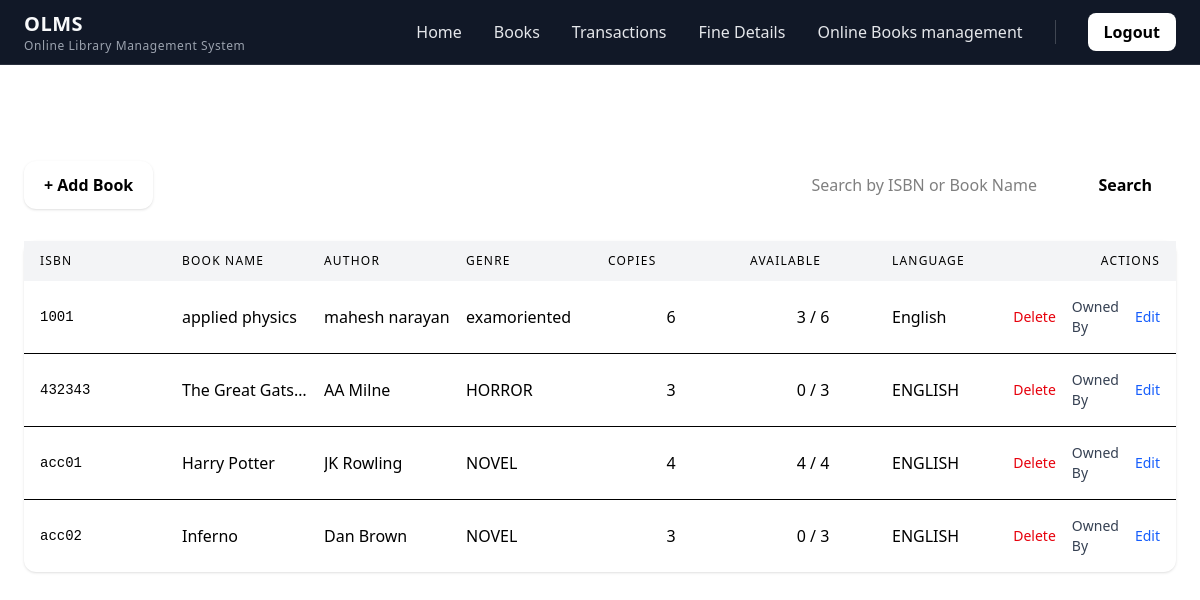
Page /librarian/booklist on the earlier database version.
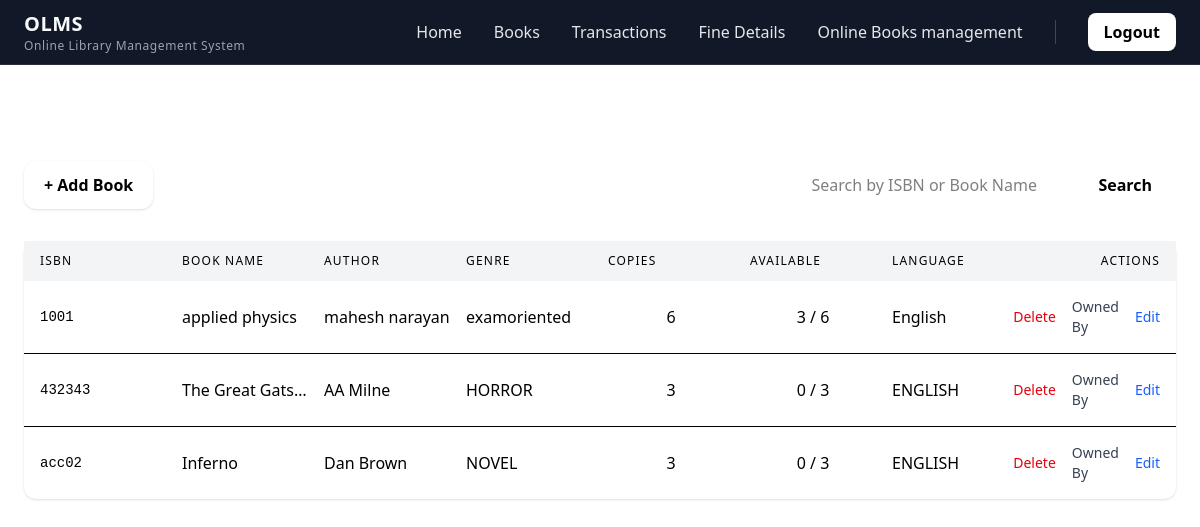
Same page on the later database version.
### common/models.py (models this page shows, shortened)
class Book_details(models.Model):
    Genre_Choice = [
        ('HORROR', 'horror'),
        ('NOVEL', 'novel'),
        ('POEMS', 'poems'),
        ('EXAM ORIENTED','examoriented')
    ]
    Language_Choice=[
        ('ENGLISH','ENGLISH'),
        ('MALAYALAM','MALAYALAM'),
        ('HINDI','HINDI')
    ]
    ISBN = models.CharField(max_length=50, unique=True,)  # ISBN still unique
    cover = models.ImageField(upload_to='covers/', null=True, blank=True)
    Book_name = models.CharField(max_length=100)
    Authors_name = models.CharField(max_length=100)
    Genre = models.CharField(max_length=50,choices=Genre_Choice)
    Language = models.CharField(max_length=50,choices=Language_Choice)
    description = models.TextField(null=True, blank=True)

### librarian/views.py (the view)
# urls.py: path("booklist",views.list_books,name='listofbooks'),
def list_books(request):
    query = request.GET.get("q", "").strip()
    books = (
        Book_details.objects
        .annotate(
            total_copies=Count("copies"),
            available_copies=Count(
                "copies",
                filter=Q(copies__is_available=True)
            )
        )
    )
    if query:
        books = books.filter(
            Q(ISBN__icontains=query) |
            Q(Book_name__icontains=query)
        )
    context = {
        "books": books,
        "query": query,
        "total_books": Book_details.objects.count(),
    }
    return render(request, "librarian/bolist.html", context)

### librarian/templates/librarian/bolist.html (shortened to what this page needs)
{% include 'librarian/lib_header.html' %}
<div class="max-w-7xl mx-auto px-6 py-8 space-y-8 text-white">
  <div class="flex flex-col md:flex-row md:items-center md:justify-between gap-4">
    <h1 class="text-2xl font-semibold tracking-wide">
    </h1>
    <div class="text-sm text-white/60">
    </div>
  </div>
  <div class="relative z-50 flex items-center justify-between gap-6">
    <div class="z-50">
      <a href="{% url 'add_book' %}" class="inline-flex items-center gap-2 px-5 py-3 rounded-xl
                bg-white text-black font-semibold
                shadow hover:bg-gray-200 transition">
        + Add Book
      </a>
    </div>
    <div class="flex-1 flex justify-end z-40">
      <form method="get" class="flex flex-col sm:flex-row gap-4">
        <input type="text" name="q" value="{{ query }}" placeholder="Search by ISBN or Book Name" class="px-4 py-3 rounded-xl bg-white text-black
                      focus:outline-none focus:ring-2 focus:ring-black">
        <button type="submit" class="px-6 py-3 rounded-xl bg-white text-black font-semibold
                       hover:bg-gray-200 transition">
          Search
        </button>
      </form>
    </div>
  </div>
  <div class="bg-white rounded-xl shadow text-black">
    <div class="grid grid-cols-8 gap-4 px-4 py-3 text-xs uppercase tracking-widest bg-gray-100">
      <div>ISBN</div>
      <div>Book Name</div>
      <div>Author</div>
      <div>Genre</div>
      <div>Copies</div>
      <div>Available</div>
      <div>Language</div>
      <div class="text-right">Actions</div>
    </div>
    <div class="divide-y">
      {% for book in books %}
      <div class="grid grid-cols-1 md:grid-cols-8 gap-4 px-4 py-4
                  items-center hover:bg-gray-50 transition">
        <div class="font-mono text-sm break-all">
          {{ book.ISBN }}
        </div>
        <div class="font-medium truncate">
          {{ book.Book_name }}
        </div>
        <div class="truncate">
          {{ book.Authors_name }}
        </div>
        <div>
          {{ book.Genre }}
        </div>
        <div class="text-center">
          {{ book.copies.count }}
        </div>
        <div class="text-center font-medium">
          {{ book.available_copies }} / {{ book.total_copies }}
        </div>
        <div>
          {{ book.Language }}
        </div>
        <div class="flex items-center justify-end gap-4 text-sm">
          <button data-delete-url="{% url 'delete' book.ISBN %}" onclick="deletebbook(this)" class="text-red-600 hover:text-red-800 transition">
            Delete
          </button>
          <a href="{% url 'owned_by' book.ISBN %}" class="text-gray-700 hover:text-black transition">
            Owned By
          </a>
          <button data-get-url="{% url 'get_book_data' book.ISBN %}" data-update-url="{% url 'update_book' book.ISBN %}"
            onclick="openEditModal(this)" class="text-blue-600 hover:text-blue-800 transition">
            Edit
          </button>
        </div>
      </div>
      {% empty %}
      <div class="px-6 py-10 text-center text-gray-500">
        No books found.
      </div>
      {% endfor %}
    </div>
  </div>
</div>

### librarian/templates/librarian/lib_header.html (shortened to what this page needs)
{% include 'tailwind.html' %}
<nav class="bg-[#111827] sticky top-0 z-50 border-b border-white/10">
  <div class="max-w-7xl mx-auto px-6">
    <div class="flex items-center justify-between h-16">
      <div class="flex flex-col leading-tight text-[#F9FAFB]">
        <span class="text-xl font-bold tracking-wide">
          OLMS
        </span>
        <span class="text-xs text-[#9CA3AF] tracking-wider">
          Online Library Management System
        </span>
      </div>
      <ul class="hidden md:flex items-center gap-8 text-[#E5E7EB] font-medium">
        <li>
          <a href="{% url 'lib_home' %}" class="hover:text-white transition">
            Home
          </a>
        </li>
        <li>
          <a href="{% url 'listofbooks' %}" class="hover:text-white transition">
            Books
          </a>
        </li>
        <li>
          <a href="{% url 'show_transaction' %}" class="hover:text-white transition">
            Transactions
          </a>
        </li>
        <a href="{% url 'fine_dashboard' %}" class="hover:text-white transition">
          Fine Details
        </a>
        <a href="{% url 'online_books' %}" class="hover:text-white transition">
          Online Books management
        </a>
        <li>
          <a href="{% url 'lib_logout' %}" class="px-4 py-2 rounded-lg
                    bg-white text-black
                    font-semibold
                    hover:bg-gray-200 transition">
            Logout
          </a>
        </li>
      </ul>
    </div>
  </div>
</nav>

### librarian/templates/tailwind.html (shortened to what this page needs)
<!doctype html>
<html>
  <head>
    <script src="https://cdn.jsdelivr.net/npm/@tailwindcss/browser@4"></script>
  </head>
</html>

Differences in the rows shown:
removed Book_details: ISBN "acc01", Book_name "Harry Potter", Authors_name "JK Rowling", Genre "NOVEL", copies.count "4", available_copies "4", total_copies "4", Language "ENGLISH"
